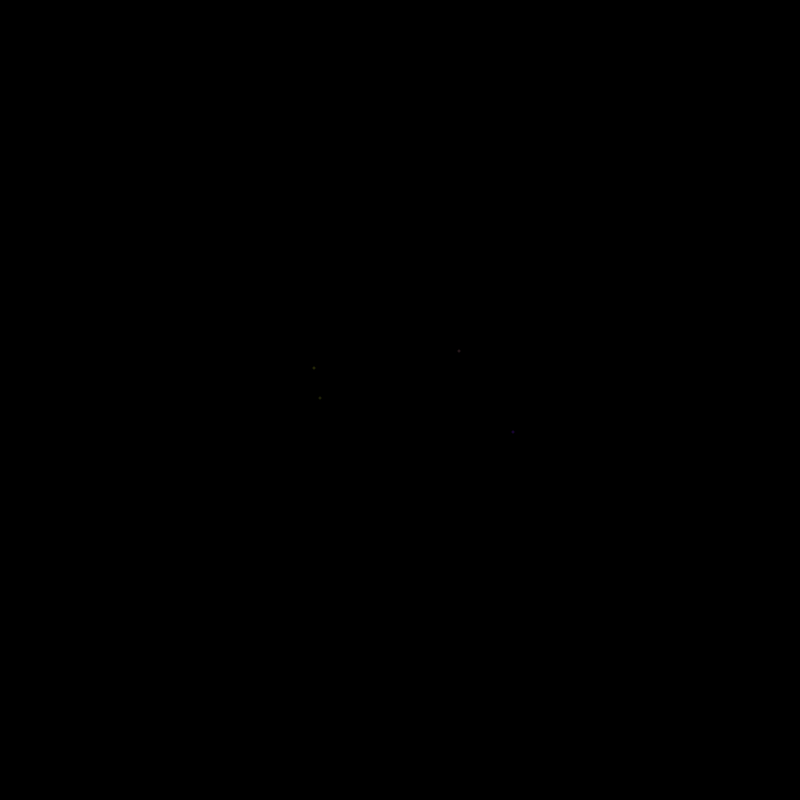
Frame 1 (no input)
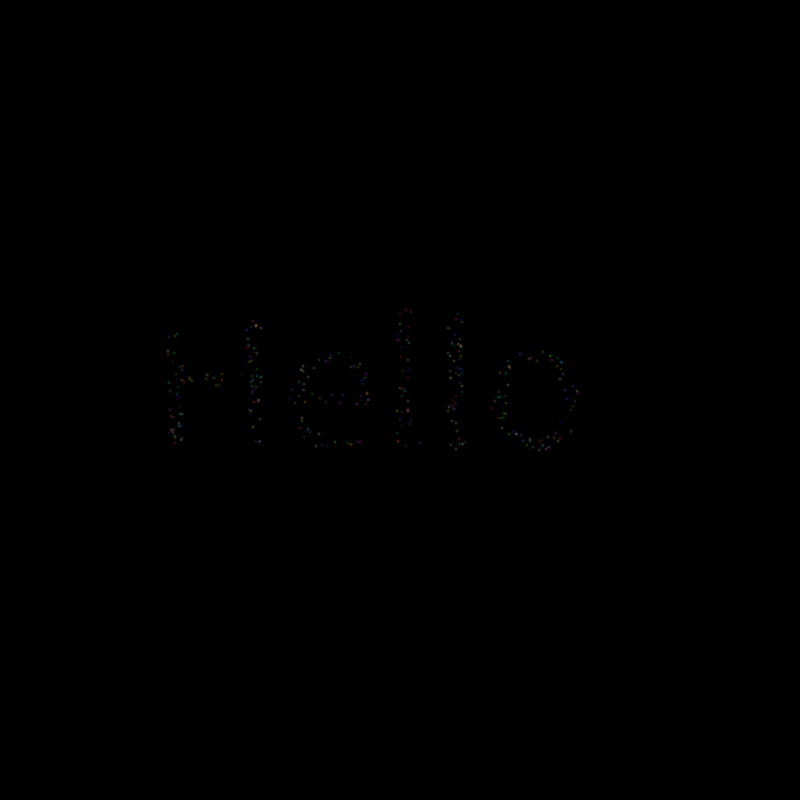
Frame 60 (the mouse pressed at the canvas centre just before this capture)
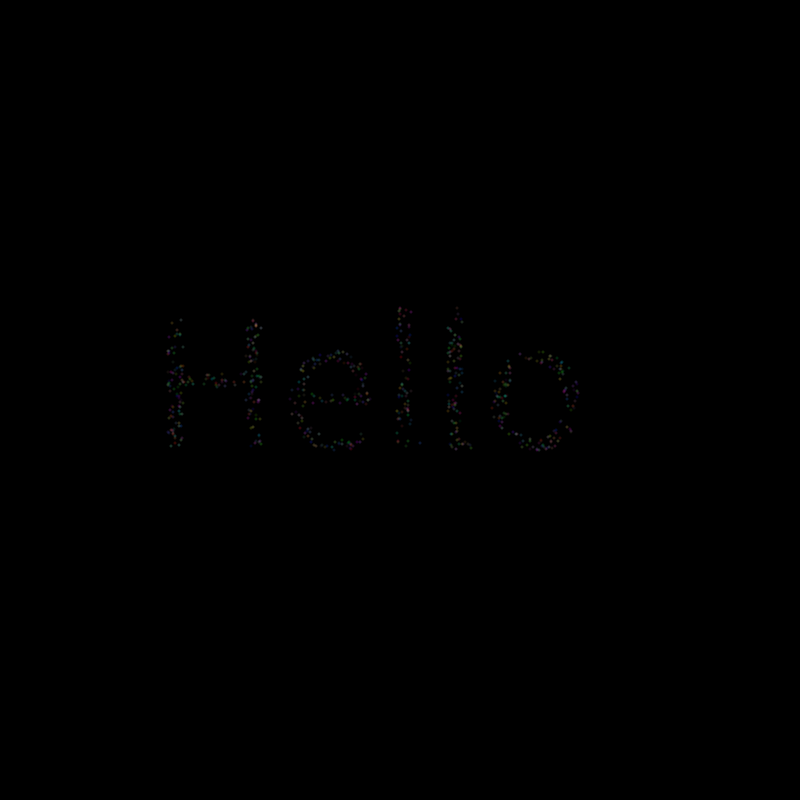
Frame 120 (the mouse held since frame 60 and released just before this capture)

The Processing sketch that drew these frames (run headless with seeded random() and noise(); from frame 60 on, the mouse is pressed at the canvas centre):

// Processing sketch: text_and_circles
// ── text_and_circles.pde
color TEXTCOLOR = color(0);
PGraphics pg;
String letters = "";

void setup() {
  background(0);
  size(800, 800);
  noStroke();

}

void draw() {


    PVector location = new PVector(150, 450);

    pg = createGraphics(width, height);
    pg.beginDraw();
    pg.textSize(200);
    pg.fill(TEXTCOLOR);
    pg.text("Hello", location.x, location.y);
    pg.endDraw();

    //xPos += textWidth(c);
  

 //RANDOM
  for (int i = 0; i < 200; i++) {
    int x = (int) random(width);
    int y = (int) random(height);

    boolean insideText;
    if (pg.get(x, y) == TEXTCOLOR) {
      insideText = true;
    } else {
      insideText = false;
    }
    if (insideText == true) {
      pushMatrix();
      translate(x, y);
      fill(random(0, 255), random(0,255), random(0, 255), 50);
      ellipse(0, 0, 3, 3);
      popMatrix();
    }
  }


  //RANDOM CIRCLES
  //for (int i = 0; i < 200; i++) {
  //  int x = (int) random(width);
  //  int y = (int) random(height);

  //  boolean insideText;
  //  if (pg.get(x, y) == TEXTCOLOR) {
  //    insideText = true;
  //  } else {
  //    insideText = false;
  //  }

  //  if (insideText == true) {
  //    pushMatrix();
  //    translate(x, y);
  //    fill(100);
  //    ellipse(0, 0, 10, 10);
  //    popMatrix();
  //  }
  //}
}




void keyPressed() {
  if (key == BACKSPACE) {
    if (letters.length() > 0) {
      letters = letters.substring(0, letters.length()-1);
    }
  } else if (textWidth(letters + key) < width) {
    letters += key;
  }
}
